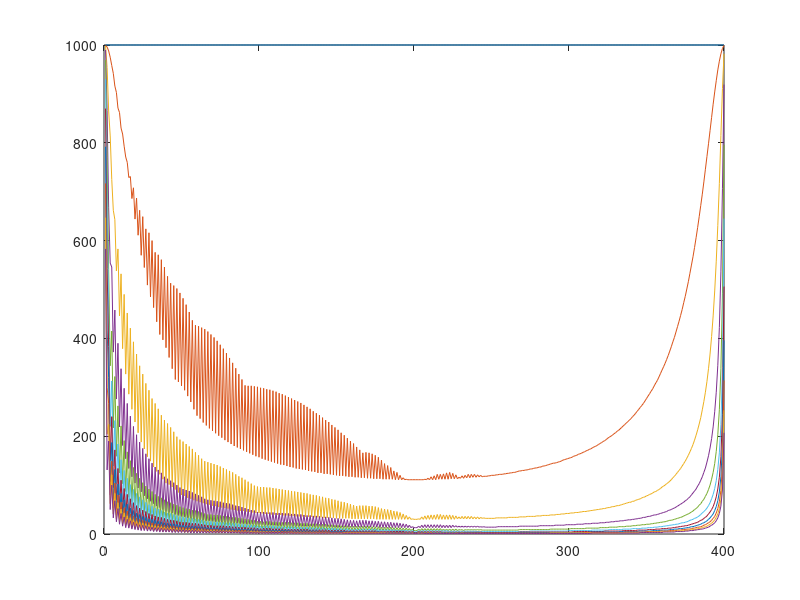

Write the MATLAB code that produced this figure.
amps=[];
% modAmt: 0.0  kInv: 1
amps=[amps, [1000.0, 1000.0, 1000.0, 1000.0, 1000.0, 1000.0, 1000.0, 1000.0, 1000.0, 1000.0, 1000.0, 1000.0, 1000.0, 1000.0, 1000.0, 1000.0, 1000.0, 1000.0, 1000.0, 1000.0, 1000.0, 1000.0, 1000.0, 1000.0, 1000.0, 1000.0, 1000.0, 1000.0, 1000.0, 1000.0, 1000.0, 1000.0, 1000.0, 1000.0, 1000.0, 1000.0, 1000.0, 1000.0, 1000.0, 1000.0, 1000.0, 1000.0, 1000.0, 1000.0, 1000.0, 1000.0, 1000.0, 1000.0, 1000.0, 1000.0, 1000.0, 1000.0, 1000.0, 1000.0, 1000.0, 1000.0, 1000.0, 1000.0, 1000.0, 1000.0, 1000.0, 1000.0, 1000.0, 1000.0, 1000.0, 1000.0, 1000.0, 1000.0, 1000.0, 1000.0, 1000.0, 1000.0, 1000.0, 1000.0, 1000.0, 1000.0, 1000.0, 1000.0, 1000.0, 1000.0, 1000.0, 1000.0, 1000.0, 1000.0, 1000.0, 1000.0, 1000.0, 1000.0, 1000.0, 1000.0, 1000.0, 1000.0, 1000.0, 1000.0, 1000.0, 1000.0, 1000.0, 1000.0, 1000.0, 1000.0, 1000.0, 1000.0, 1000.0, 1000.0, 1000.0, 1000.0, 1000.0, 1000.0, 1000.0, 1000.0, 1000.0, 1000.0, 1000.0, 1000.0, 1000.0, 1000.0, 1000.0, 1000.0, 1000.0, 1000.0, 1000.0, 1000.0, 1000.0, 1000.0, 1000.0, 1000.0, 1000.0, 1000.0, 1000.0, 1000.0, 1000.0, 1000.0, 1000.0, 1000.0, 1000.0, 1000.0, 1000.0, 1000.0, 1000.0, 1000.0, 1000.0, 1000.0, 1000.0, 1000.0, 1000.0, 1000.0, 1000.0, 1000.0, 1000.0, 1000.0, 1000.0, 1000.0, 1000.0, 1000.0, 1000.0, 1000.0, 1000.0, 1000.0, 1000.0, 1000.0, 1000.0, 1000.0, 1000.0, 1000.0, 1000.0, 1000.0, 1000.0, 1000.0, 1000.0, 1000.0, 1000.0, 1000.0, 1000.0, 1000.0, 1000.0, 1000.0, 1000.0, 1000.0, 1000.0, 1000.0, 1000.0, 1000.0, 1000.0, 1000.0, 1000.0, 1000.0, 1000.0, 1000.0, 1000.0, 1000.0, 1000.0, 1000.0, 1000.0, 1000.0, 1000.0, 1000.0, 1000.0, 1000.0, 1000.0, 1000.0, 1000.0, 1000.0, 1000.0, 1000.0, 1000.0, 1000.0, 1000.0, 1000.0, 1000.0, 1000.0, 1000.0, 1000.0, 1000.0, 1000.0, 1000.0, 1000.0, 1000.0, 1000.0, 1000.0, 1000.0, 1000.0, 1000.0, 1000.0, 1000.0, 1000.0, 1000.0, 1000.0, 1000.0, 1000.0, 1000.0, 1000.0, 1000.0, 1000.0, 1000.0, 1000.0, 1000.0, 1000.0, 1000.0, 1000.0, 1000.0, 1000.0, 1000.0, 1000.0, 1000.0, 1000.0, 1000.0, 1000.0, 1000.0, 1000.0, 1000.0, 1000.0, 1000.0, 1000.0, 1000.0, 1000.0, 1000.0, 1000.0, 1000.0, 1000.0, 1000.0, 1000.0, 1000.0, 1000.0, 1000.0, 1000.0, 1000.0, 1000.0, 1000.0, 1000.0, 1000.0, 1000.0, 1000.0, 1000.0, 1000.0, 1000.0, 1000.0, 1000.0, 1000.0, 1000.0, 1000.0, 1000.0, 1000.0, 1000.0, 1000.0, 1000.0, 1000.0, 1000.0, 1000.0, 1000.0, 1000.0, 1000.0, 1000.0, 1000.0, 1000.0, 1000.0, 1000.0, 1000.0, 1000.0, 1000.0, 1000.0, 1000.0, 1000.0, 1000.0, 1000.0, 1000.0, 1000.0, 1000.0, 1000.0, 1000.0, 1000.0, 1000.0, 1000.0, 1000.0, 1000.0, 1000.0, 1000.0, 1000.0, 1000.0, 1000.0, 1000.0, 1000.0, 1000.0, 1000.0, 1000.0, 1000.0, 1000.0, 1000.0, 1000.0, 1000.0, 1000.0, 1000.0, 1000.0, 1000.0, 1000.0, 1000.0, 1000.0, 1000.0, 1000.0, 1000.0, 1000.0, 1000.0, 1000.0, 1000.0, 1000.0, 1000.0, 1000.0, 1000.0, 1000.0, 1000.0, 1000.0, 1000.0, 1000.0, 1000.0, 1000.0, 1000.0, 1000.0, 1000.0, 1000.0, 1000.0, 1000.0, 1000.0, 1000.0, 1000.0, 1000.0, 1000.0, 1000.0, 1000.0, 1000.0, 1000.0, 1000.0, 1000.0, 1000.0, 1000.0, 1000.0, 1000.0, 1000.0, 1000.0, 1000.0, 1000.0, 1000.0, 1000.0, 1000.0, 1000.0, 1000.0, 1000.0, 1000.0, 1000.0, 1000.0, 1000.0, 1000.0, 1000.0, 1000.0, 1000.0, 1000.0, 1000.0, 1000.0, 1000.0, 1000.0, 1000.0, 1000.0]'];
% modAmt: 2.0  kInv: 5
amps=[amps, [999.0, 996.0, 988.0, 975.0, 958.0, 942.0, 916.0, 903.0, 871.0, 862.0, 830.0, 818.0, 793.0, 771.0, 760.0, 729.0, 731.0, 686.0, 708.0, 644.0, 687.0, 611.0, 662.0, 570.0, 649.0, 545.0, 624.0, 509.0, 616.0, 485.0, 600.0, 463.0, 576.0, 434.0, 571.0, 408.0, 561.0, 397.0, 546.0, 381.0, 527.0, 361.0, 513.0, 338.0, 508.0, 316.0, 502.0, 311.0, 493.0, 303.0, 482.0, 294.0, 469.0, 282.0, 454.0, 270.0, 437.0, 255.0, 427.0, 242.0, 425.0, 236.0, 422.0, 228.0, 419.0, 222.0, 414.0, 216.0, 408.0, 211.0, 402.0, 206.0, 395.0, 201.0, 387.0, 197.0, 379.0, 192.0, 370.0, 188.0, 360.0, 184.0, 350.0, 180.0, 339.0, 177.0, 327.0, 174.0, 316.0, 171.0, 304.0, 168.0, 303.0, 165.0, 303.0, 162.0, 302.0, 159.0, 301.0, 157.0, 299.0, 154.0, 298.0, 152.0, 296.0, 150.0, 295.0, 148.0, 293.0, 146.0, 291.0, 144.0, 288.0, 142.0, 286.0, 141.0, 283.0, 139.0, 280.0, 137.0, 277.0, 136.0, 274.0, 134.0, 271.0, 133.0, 268.0, 132.0, 264.0, 131.0, 260.0, 129.0, 256.0, 128.0, 251.0, 127.0, 247.0, 125.0, 243.0, 125.0, 238.0, 123.0, 233.0, 123.0, 229.0, 122.0, 223.0, 121.0, 218.0, 120.0, 213.0, 119.0, 207.0, 119.0, 202.0, 118.0, 196.0, 117.0, 190.0, 117.0, 185.0, 116.0, 178.0, 116.0, 172.0, 115.0, 166.0, 115.0, 167.0, 114.0, 166.0, 114.0, 164.0, 113.0, 161.0, 113.0, 157.0, 113.0, 151.0, 112.0, 144.0, 112.0, 140.0, 112.0, 136.0, 112.0, 129.0, 111.0, 126.0, 111.0, 120.0, 111.0, 115.0, 111.0, 112.0, 111.0, 111.0, 111.0, 111.0, 111.0, 111.0, 111.0, 111.0, 111.0, 111.0, 111.0, 112.0, 111.0, 114.0, 111.0, 117.0, 111.0, 119.0, 111.0, 122.0, 112.0, 122.0, 112.0, 123.0, 112.0, 125.0, 112.0, 126.0, 113.0, 124.0, 113.0, 121.0, 113.0, 116.0, 114.0, 119.0, 114.0, 120.0, 115.0, 122.0, 115.0, 122.0, 116.0, 122.0, 116.0, 121.0, 117.0, 120.0, 117.0, 118.0, 118.0, 118.0, 119.0, 119.0, 120.0, 120.0, 120.0, 121.0, 121.0, 122.0, 122.0, 122.0, 123.0, 123.0, 124.0, 124.0, 125.0, 125.0, 126.0, 126.0, 127.0, 128.0, 129.0, 129.0, 130.0, 130.0, 131.0, 131.0, 132.0, 133.0, 133.0, 134.0, 135.0, 135.0, 136.0, 137.0, 137.0, 139.0, 139.0, 140.0, 141.0, 142.0, 143.0, 144.0, 145.0, 145.0, 146.0, 147.0, 148.0, 149.0, 151.0, 152.0, 153.0, 154.0, 155.0, 156.0, 157.0, 159.0, 160.0, 161.0, 163.0, 164.0, 165.0, 167.0, 168.0, 170.0, 171.0, 173.0, 174.0, 176.0, 178.0, 179.0, 181.0, 183.0, 185.0, 187.0, 189.0, 191.0, 193.0, 196.0, 198.0, 200.0, 202.0, 205.0, 207.0, 210.0, 212.0, 215.0, 218.0, 221.0, 224.0, 227.0, 230.0, 233.0, 236.0, 240.0, 243.0, 247.0, 251.0, 255.0, 259.0, 263.0, 267.0, 272.0, 277.0, 282.0, 287.0, 292.0, 297.0, 303.0, 309.0, 314.0, 321.0, 328.0, 335.0, 342.0, 349.0, 357.0, 365.0, 374.0, 383.0, 393.0, 402.0, 413.0, 424.0, 435.0, 447.0, 459.0, 473.0, 486.0, 501.0, 516.0, 533.0, 550.0, 567.0, 586.0, 606.0, 627.0, 649.0, 672.0, 695.0, 720.0, 746.0, 772.0, 798.0, 825.0, 852.0, 879.0, 904.0, 927.0, 949.0, 967.0, 982.0, 993.0, 999.0]'];
% modAmt: 4.0  kInv: 17
amps=[amps, [998.0, 954.0, 865.0, 814.0, 725.0, 662.0, 643.0, 538.0, 583.0, 446.0, 532.0, 379.0, 490.0, 327.0, 452.0, 286.0, 421.0, 255.0, 393.0, 229.0, 368.0, 207.0, 344.0, 188.0, 327.0, 174.0, 308.0, 158.0, 294.0, 149.0, 277.0, 137.0, 267.0, 128.0, 256.0, 122.0, 243.0, 112.0, 233.0, 104.0, 226.0, 101.0, 218.0, 96.0, 209.0, 91.0, 199.0, 85.0, 193.0, 80.0, 189.0, 78.0, 184.0, 74.0, 179.0, 72.0, 174.0, 69.0, 167.0, 67.0, 161.0, 65.0, 154.0, 63.0, 149.0, 61.0, 147.0, 60.0, 145.0, 58.0, 143.0, 57.0, 141.0, 55.0, 138.0, 54.0, 135.0, 53.0, 132.0, 52.0, 129.0, 50.0, 126.0, 49.0, 122.0, 48.0, 118.0, 47.0, 115.0, 47.0, 111.0, 46.0, 107.0, 45.0, 103.0, 44.0, 99.0, 43.0, 97.0, 43.0, 96.0, 42.0, 96.0, 41.0, 95.0, 41.0, 95.0, 40.0, 94.0, 40.0, 93.0, 39.0, 92.0, 39.0, 91.0, 38.0, 90.0, 38.0, 89.0, 37.0, 88.0, 37.0, 87.0, 36.0, 86.0, 36.0, 85.0, 36.0, 84.0, 35.0, 83.0, 35.0, 81.0, 35.0, 80.0, 34.0, 79.0, 34.0, 77.0, 34.0, 76.0, 33.0, 74.0, 33.0, 73.0, 33.0, 71.0, 33.0, 70.0, 32.0, 68.0, 32.0, 66.0, 32.0, 65.0, 32.0, 63.0, 32.0, 61.0, 31.0, 59.0, 31.0, 57.0, 31.0, 58.0, 31.0, 58.0, 31.0, 58.0, 31.0, 57.0, 31.0, 57.0, 31.0, 56.0, 30.0, 54.0, 30.0, 52.0, 30.0, 51.0, 30.0, 50.0, 30.0, 49.0, 30.0, 47.0, 30.0, 46.0, 30.0, 44.0, 30.0, 41.0, 30.0, 38.0, 30.0, 35.0, 30.0, 31.0, 30.0, 30.0, 30.0, 31.0, 30.0, 35.0, 30.0, 37.0, 30.0, 38.0, 30.0, 39.0, 30.0, 39.0, 30.0, 40.0, 30.0, 40.0, 30.0, 39.0, 30.0, 39.0, 30.0, 39.0, 30.0, 38.0, 30.0, 37.0, 31.0, 35.0, 31.0, 36.0, 31.0, 36.0, 31.0, 36.0, 31.0, 36.0, 31.0, 35.0, 31.0, 35.0, 31.0, 34.0, 32.0, 33.0, 32.0, 32.0, 32.0, 32.0, 32.0, 32.0, 32.0, 33.0, 33.0, 33.0, 33.0, 33.0, 33.0, 33.0, 33.0, 34.0, 34.0, 34.0, 34.0, 34.0, 34.0, 34.0, 35.0, 35.0, 35.0, 35.0, 35.0, 36.0, 36.0, 36.0, 36.0, 36.0, 36.0, 37.0, 37.0, 37.0, 37.0, 38.0, 38.0, 38.0, 38.0, 38.0, 39.0, 39.0, 39.0, 39.0, 40.0, 40.0, 40.0, 41.0, 41.0, 41.0, 42.0, 42.0, 42.0, 43.0, 43.0, 43.0, 44.0, 44.0, 44.0, 45.0, 45.0, 46.0, 46.0, 46.0, 47.0, 47.0, 48.0, 48.0, 49.0, 49.0, 50.0, 50.0, 51.0, 51.0, 52.0, 52.0, 53.0, 54.0, 54.0, 55.0, 56.0, 56.0, 57.0, 58.0, 58.0, 59.0, 60.0, 61.0, 62.0, 63.0, 64.0, 65.0, 65.0, 67.0, 67.0, 69.0, 70.0, 71.0, 72.0, 74.0, 75.0, 76.0, 78.0, 79.0, 81.0, 82.0, 84.0, 86.0, 87.0, 89.0, 91.0, 93.0, 96.0, 98.0, 100.0, 103.0, 105.0, 108.0, 111.0, 115.0, 118.0, 122.0, 126.0, 130.0, 134.0, 139.0, 144.0, 149.0, 155.0, 161.0, 168.0, 175.0, 183.0, 192.0, 202.0, 213.0, 225.0, 238.0, 254.0, 271.0, 290.0, 312.0, 338.0, 368.0, 404.0, 446.0, 497.0, 558.0, 631.0, 717.0, 815.0, 911.0, 982.0]'];
% modAmt: 6.0  kInv: 37
amps=[amps, [990.0, 866.0, 667.0, 554.0, 546.0, 372.0, 458.0, 276.0, 390.0, 219.0, 338.0, 181.0, 298.0, 154.0, 267.0, 134.0, 241.0, 117.0, 220.0, 104.0, 203.0, 94.0, 188.0, 86.0, 175.0, 78.0, 164.0, 72.0, 154.0, 67.0, 145.0, 62.0, 137.0, 57.0, 131.0, 54.0, 125.0, 50.0, 117.0, 46.0, 113.0, 44.0, 109.0, 43.0, 105.0, 40.0, 100.0, 38.0, 95.0, 36.0, 92.0, 35.0, 90.0, 33.0, 88.0, 32.0, 85.0, 31.0, 82.0, 30.0, 79.0, 29.0, 76.0, 28.0, 72.0, 27.0, 70.0, 27.0, 69.0, 26.0, 68.0, 25.0, 67.0, 25.0, 66.0, 24.0, 64.0, 24.0, 63.0, 23.0, 62.0, 22.0, 60.0, 22.0, 58.0, 22.0, 57.0, 21.0, 55.0, 21.0, 53.0, 20.0, 51.0, 20.0, 49.0, 20.0, 48.0, 19.0, 45.0, 19.0, 45.0, 19.0, 45.0, 18.0, 44.0, 18.0, 44.0, 18.0, 44.0, 18.0, 43.0, 17.0, 43.0, 17.0, 43.0, 17.0, 42.0, 17.0, 42.0, 17.0, 41.0, 16.0, 41.0, 16.0, 40.0, 16.0, 40.0, 16.0, 39.0, 16.0, 38.0, 16.0, 38.0, 16.0, 37.0, 15.0, 37.0, 15.0, 36.0, 15.0, 35.0, 15.0, 35.0, 15.0, 34.0, 15.0, 33.0, 15.0, 32.0, 14.0, 32.0, 14.0, 31.0, 14.0, 30.0, 14.0, 29.0, 14.0, 28.0, 14.0, 28.0, 14.0, 27.0, 14.0, 28.0, 14.0, 28.0, 14.0, 28.0, 14.0, 27.0, 14.0, 27.0, 14.0, 26.0, 14.0, 26.0, 13.0, 25.0, 13.0, 25.0, 13.0, 24.0, 13.0, 24.0, 13.0, 23.0, 13.0, 23.0, 13.0, 22.0, 13.0, 21.0, 13.0, 20.0, 13.0, 18.0, 13.0, 15.0, 13.0, 13.0, 13.0, 16.0, 13.0, 18.0, 13.0, 19.0, 13.0, 19.0, 13.0, 19.0, 13.0, 19.0, 13.0, 19.0, 13.0, 19.0, 13.0, 18.0, 13.0, 18.0, 13.0, 18.0, 13.0, 18.0, 14.0, 17.0, 14.0, 16.0, 14.0, 16.0, 14.0, 16.0, 14.0, 16.0, 14.0, 16.0, 14.0, 16.0, 14.0, 16.0, 14.0, 15.0, 14.0, 15.0, 14.0, 14.0, 14.0, 14.0, 14.0, 14.0, 14.0, 14.0, 15.0, 15.0, 15.0, 15.0, 15.0, 15.0, 15.0, 15.0, 15.0, 15.0, 15.0, 15.0, 15.0, 15.0, 16.0, 16.0, 16.0, 16.0, 16.0, 16.0, 16.0, 16.0, 16.0, 16.0, 16.0, 16.0, 16.0, 17.0, 17.0, 17.0, 17.0, 17.0, 17.0, 17.0, 17.0, 17.0, 17.0, 18.0, 18.0, 18.0, 18.0, 18.0, 18.0, 18.0, 19.0, 19.0, 19.0, 19.0, 19.0, 19.0, 19.0, 20.0, 20.0, 20.0, 20.0, 20.0, 21.0, 21.0, 21.0, 21.0, 21.0, 22.0, 22.0, 22.0, 22.0, 22.0, 23.0, 23.0, 23.0, 23.0, 24.0, 24.0, 24.0, 25.0, 25.0, 25.0, 26.0, 26.0, 26.0, 27.0, 27.0, 27.0, 28.0, 28.0, 29.0, 29.0, 29.0, 30.0, 30.0, 31.0, 31.0, 32.0, 32.0, 33.0, 34.0, 34.0, 35.0, 36.0, 36.0, 37.0, 38.0, 39.0, 39.0, 40.0, 41.0, 42.0, 43.0, 44.0, 45.0, 46.0, 48.0, 49.0, 50.0, 52.0, 53.0, 55.0, 57.0, 59.0, 61.0, 63.0, 65.0, 68.0, 70.0, 73.0, 76.0, 80.0, 84.0, 88.0, 92.0, 98.0, 103.0, 110.0, 117.0, 126.0, 135.0, 147.0, 160.0, 176.0, 195.0, 219.0, 250.0, 290.0, 345.0, 422.0, 536.0, 706.0, 919.0]'];
% modAmt: 8.0  kInv: 65
amps=[amps, [969.0, 770.0, 541.0, 344.0, 415.0, 217.0, 322.0, 159.0, 262.0, 125.0, 221.0, 103.0, 191.0, 87.0, 168.0, 75.0, 150.0, 66.0, 136.0, 59.0, 124.0, 53.0, 114.0, 48.0, 105.0, 44.0, 98.0, 40.0, 92.0, 37.0, 87.0, 35.0, 81.0, 31.0, 77.0, 30.0, 74.0, 28.0, 70.0, 26.0, 66.0, 25.0, 64.0, 24.0, 61.0, 22.0, 59.0, 21.0, 56.0, 20.0, 54.0, 19.0, 52.0, 19.0, 51.0, 18.0, 49.0, 17.0, 48.0, 17.0, 46.0, 16.0, 44.0, 16.0, 42.0, 15.0, 40.0, 15.0, 40.0, 15.0, 39.0, 14.0, 39.0, 14.0, 38.0, 13.0, 37.0, 13.0, 36.0, 13.0, 35.0, 12.0, 34.0, 12.0, 34.0, 12.0, 33.0, 12.0, 32.0, 12.0, 31.0, 11.0, 30.0, 11.0, 29.0, 11.0, 28.0, 11.0, 26.0, 11.0, 26.0, 10.0, 25.0, 10.0, 26.0, 10.0, 26.0, 10.0, 25.0, 10.0, 25.0, 10.0, 24.0, 10.0, 24.0, 9.0, 24.0, 9.0, 24.0, 9.0, 23.0, 9.0, 23.0, 9.0, 23.0, 9.0, 22.0, 9.0, 22.0, 9.0, 22.0, 9.0, 21.0, 9.0, 21.0, 8.0, 21.0, 8.0, 20.0, 8.0, 20.0, 8.0, 20.0, 8.0, 19.0, 8.0, 19.0, 8.0, 18.0, 8.0, 18.0, 8.0, 17.0, 8.0, 17.0, 8.0, 17.0, 8.0, 16.0, 8.0, 16.0, 8.0, 16.0, 8.0, 16.0, 8.0, 16.0, 8.0, 16.0, 8.0, 16.0, 8.0, 15.0, 7.0, 15.0, 7.0, 15.0, 7.0, 14.0, 7.0, 14.0, 7.0, 14.0, 7.0, 14.0, 7.0, 13.0, 7.0, 13.0, 7.0, 13.0, 7.0, 12.0, 7.0, 12.0, 7.0, 11.0, 7.0, 10.0, 7.0, 7.0, 7.0, 10.0, 7.0, 11.0, 7.0, 11.0, 7.0, 11.0, 7.0, 11.0, 7.0, 11.0, 7.0, 11.0, 7.0, 11.0, 7.0, 10.0, 7.0, 10.0, 7.0, 10.0, 7.0, 10.0, 7.0, 10.0, 7.0, 9.0, 8.0, 9.0, 7.0, 9.0, 8.0, 9.0, 8.0, 9.0, 8.0, 9.0, 8.0, 9.0, 8.0, 9.0, 8.0, 8.0, 8.0, 8.0, 8.0, 8.0, 8.0, 8.0, 8.0, 8.0, 8.0, 8.0, 8.0, 8.0, 8.0, 8.0, 8.0, 8.0, 8.0, 8.0, 8.0, 8.0, 8.0, 8.0, 9.0, 9.0, 9.0, 9.0, 9.0, 9.0, 9.0, 9.0, 9.0, 9.0, 9.0, 9.0, 9.0, 9.0, 9.0, 9.0, 9.0, 9.0, 9.0, 9.0, 10.0, 10.0, 10.0, 10.0, 10.0, 10.0, 10.0, 10.0, 10.0, 10.0, 10.0, 10.0, 10.0, 11.0, 11.0, 11.0, 11.0, 11.0, 11.0, 11.0, 11.0, 11.0, 11.0, 12.0, 12.0, 12.0, 12.0, 12.0, 12.0, 12.0, 12.0, 12.0, 13.0, 13.0, 13.0, 13.0, 13.0, 13.0, 14.0, 14.0, 14.0, 14.0, 14.0, 14.0, 15.0, 15.0, 15.0, 15.0, 15.0, 16.0, 16.0, 16.0, 16.0, 17.0, 17.0, 17.0, 18.0, 18.0, 18.0, 19.0, 19.0, 19.0, 20.0, 20.0, 20.0, 21.0, 21.0, 22.0, 22.0, 23.0, 23.0, 24.0, 24.0, 25.0, 25.0, 26.0, 27.0, 28.0, 28.0, 29.0, 30.0, 31.0, 32.0, 33.0, 34.0, 35.0, 37.0, 38.0, 40.0, 41.0, 43.0, 45.0, 47.0, 50.0, 52.0, 55.0, 59.0, 62.0, 67.0, 71.0, 77.0, 83.0, 91.0, 100.0, 112.0, 126.0, 144.0, 169.0, 203.0, 254.0, 338.0, 491.0, 796.0]'];
% modAmt: 10.0  kInv: 101
amps=[amps, [930.0, 664.0, 456.0, 220.0, 313.0, 139.0, 232.0, 102.0, 184.0, 80.0, 152.0, 66.0, 130.0, 56.0, 114.0, 48.0, 101.0, 42.0, 91.0, 38.0, 83.0, 34.0, 76.0, 31.0, 70.0, 28.0, 65.0, 26.0, 60.0, 24.0, 57.0, 22.0, 53.0, 20.0, 51.0, 19.0, 48.0, 18.0, 45.0, 17.0, 43.0, 16.0, 42.0, 15.0, 40.0, 14.0, 38.0, 13.0, 36.0, 13.0, 35.0, 12.0, 34.0, 12.0, 33.0, 11.0, 32.0, 11.0, 31.0, 11.0, 30.0, 10.0, 29.0, 10.0, 27.0, 10.0, 26.0, 9.0, 26.0, 9.0, 25.0, 9.0, 25.0, 9.0, 24.0, 8.0, 24.0, 8.0, 23.0, 8.0, 23.0, 8.0, 22.0, 8.0, 22.0, 8.0, 21.0, 7.0, 20.0, 7.0, 20.0, 7.0, 19.0, 7.0, 19.0, 7.0, 18.0, 7.0, 17.0, 7.0, 16.0, 6.0, 16.0, 6.0, 17.0, 6.0, 17.0, 6.0, 17.0, 6.0, 16.0, 6.0, 16.0, 6.0, 15.0, 6.0, 15.0, 6.0, 15.0, 6.0, 15.0, 6.0, 15.0, 6.0, 14.0, 6.0, 14.0, 5.0, 14.0, 5.0, 14.0, 5.0, 14.0, 5.0, 13.0, 5.0, 13.0, 5.0, 13.0, 5.0, 13.0, 5.0, 12.0, 5.0, 12.0, 5.0, 12.0, 5.0, 12.0, 5.0, 11.0, 5.0, 11.0, 5.0, 11.0, 5.0, 11.0, 5.0, 10.0, 5.0, 10.0, 5.0, 10.0, 5.0, 10.0, 5.0, 10.0, 5.0, 10.0, 5.0, 10.0, 5.0, 10.0, 5.0, 10.0, 5.0, 9.0, 5.0, 9.0, 5.0, 9.0, 5.0, 9.0, 5.0, 9.0, 5.0, 9.0, 5.0, 8.0, 5.0, 8.0, 5.0, 8.0, 5.0, 8.0, 5.0, 7.0, 5.0, 7.0, 4.0, 5.0, 4.0, 7.0, 4.0, 7.0, 5.0, 7.0, 5.0, 7.0, 5.0, 7.0, 5.0, 7.0, 5.0, 7.0, 5.0, 7.0, 5.0, 7.0, 5.0, 7.0, 5.0, 6.0, 5.0, 6.0, 5.0, 6.0, 5.0, 6.0, 5.0, 6.0, 5.0, 6.0, 5.0, 6.0, 5.0, 6.0, 5.0, 6.0, 5.0, 5.0, 5.0, 5.0, 5.0, 5.0, 5.0, 5.0, 5.0, 5.0, 5.0, 5.0, 5.0, 5.0, 5.0, 5.0, 5.0, 5.0, 5.0, 5.0, 5.0, 5.0, 5.0, 5.0, 5.0, 5.0, 5.0, 5.0, 5.0, 5.0, 5.0, 5.0, 5.0, 5.0, 5.0, 6.0, 6.0, 6.0, 6.0, 6.0, 6.0, 6.0, 6.0, 6.0, 6.0, 6.0, 6.0, 6.0, 6.0, 6.0, 6.0, 6.0, 6.0, 6.0, 6.0, 6.0, 6.0, 6.0, 6.0, 6.0, 7.0, 7.0, 7.0, 7.0, 7.0, 7.0, 7.0, 7.0, 7.0, 7.0, 7.0, 7.0, 7.0, 7.0, 7.0, 8.0, 8.0, 8.0, 8.0, 8.0, 8.0, 8.0, 8.0, 8.0, 8.0, 8.0, 9.0, 9.0, 9.0, 9.0, 9.0, 9.0, 9.0, 9.0, 9.0, 10.0, 10.0, 10.0, 10.0, 10.0, 10.0, 11.0, 11.0, 11.0, 11.0, 11.0, 11.0, 12.0, 12.0, 12.0, 12.0, 13.0, 13.0, 13.0, 13.0, 14.0, 14.0, 14.0, 15.0, 15.0, 15.0, 16.0, 16.0, 17.0, 17.0, 18.0, 18.0, 19.0, 19.0, 20.0, 20.0, 21.0, 22.0, 23.0, 23.0, 24.0, 25.0, 26.0, 28.0, 29.0, 30.0, 32.0, 33.0, 35.0, 37.0, 40.0, 43.0, 46.0, 49.0, 53.0, 58.0, 64.0, 72.0, 81.0, 93.0, 109.0, 132.0, 166.0, 224.0, 340.0, 645.0]'];
% modAmt: 12.0  kInv: 145
amps=[amps, [870.0, 543.0, 383.0, 150.0, 240.0, 95.0, 172.0, 70.0, 134.0, 55.0, 110.0, 45.0, 93.0, 38.0, 81.0, 33.0, 72.0, 29.0, 64.0, 26.0, 58.0, 23.0, 53.0, 21.0, 49.0, 19.0, 46.0, 18.0, 42.0, 16.0, 40.0, 15.0, 37.0, 14.0, 35.0, 13.0, 34.0, 12.0, 32.0, 11.0, 30.0, 11.0, 29.0, 10.0, 28.0, 10.0, 27.0, 9.0, 25.0, 9.0, 24.0, 8.0, 24.0, 8.0, 23.0, 8.0, 22.0, 7.0, 22.0, 7.0, 21.0, 7.0, 20.0, 7.0, 19.0, 7.0, 18.0, 6.0, 18.0, 6.0, 17.0, 6.0, 17.0, 6.0, 17.0, 6.0, 17.0, 6.0, 16.0, 5.0, 16.0, 5.0, 15.0, 5.0, 15.0, 5.0, 14.0, 5.0, 14.0, 5.0, 14.0, 5.0, 13.0, 5.0, 13.0, 5.0, 13.0, 5.0, 12.0, 4.0, 11.0, 4.0, 12.0, 4.0, 12.0, 4.0, 12.0, 4.0, 11.0, 4.0, 11.0, 4.0, 11.0, 4.0, 11.0, 4.0, 10.0, 4.0, 10.0, 4.0, 10.0, 4.0, 10.0, 4.0, 10.0, 4.0, 10.0, 4.0, 10.0, 4.0, 10.0, 4.0, 9.0, 4.0, 9.0, 3.0, 9.0, 3.0, 9.0, 3.0, 9.0, 3.0, 9.0, 3.0, 8.0, 3.0, 8.0, 3.0, 8.0, 3.0, 8.0, 3.0, 8.0, 3.0, 8.0, 3.0, 7.0, 3.0, 7.0, 3.0, 7.0, 3.0, 7.0, 3.0, 7.0, 3.0, 7.0, 3.0, 7.0, 3.0, 7.0, 3.0, 7.0, 3.0, 7.0, 3.0, 6.0, 3.0, 6.0, 3.0, 6.0, 3.0, 6.0, 3.0, 6.0, 3.0, 6.0, 3.0, 6.0, 3.0, 6.0, 3.0, 6.0, 3.0, 5.0, 3.0, 5.0, 3.0, 5.0, 3.0, 3.0, 3.0, 5.0, 3.0, 5.0, 3.0, 5.0, 3.0, 5.0, 3.0, 5.0, 3.0, 5.0, 3.0, 5.0, 3.0, 5.0, 3.0, 4.0, 3.0, 4.0, 3.0, 4.0, 3.0, 4.0, 3.0, 4.0, 3.0, 4.0, 3.0, 4.0, 3.0, 4.0, 3.0, 4.0, 3.0, 4.0, 3.0, 4.0, 3.0, 4.0, 3.0, 4.0, 3.0, 3.0, 3.0, 3.0, 3.0, 3.0, 3.0, 3.0, 3.0, 3.0, 3.0, 3.0, 3.0, 3.0, 3.0, 3.0, 3.0, 3.0, 3.0, 3.0, 3.0, 3.0, 3.0, 3.0, 4.0, 4.0, 4.0, 4.0, 4.0, 4.0, 4.0, 4.0, 4.0, 4.0, 4.0, 4.0, 4.0, 4.0, 4.0, 4.0, 4.0, 4.0, 4.0, 4.0, 4.0, 4.0, 4.0, 4.0, 4.0, 4.0, 4.0, 4.0, 4.0, 4.0, 4.0, 4.0, 4.0, 4.0, 4.0, 5.0, 5.0, 5.0, 5.0, 5.0, 5.0, 5.0, 5.0, 5.0, 5.0, 5.0, 5.0, 5.0, 5.0, 5.0, 5.0, 5.0, 5.0, 5.0, 5.0, 6.0, 6.0, 6.0, 6.0, 6.0, 6.0, 6.0, 6.0, 6.0, 6.0, 6.0, 6.0, 7.0, 7.0, 7.0, 7.0, 7.0, 7.0, 7.0, 7.0, 7.0, 8.0, 8.0, 8.0, 8.0, 8.0, 8.0, 8.0, 9.0, 9.0, 9.0, 9.0, 9.0, 10.0, 10.0, 10.0, 10.0, 11.0, 11.0, 11.0, 11.0, 12.0, 12.0, 12.0, 13.0, 13.0, 14.0, 14.0, 15.0, 15.0, 16.0, 16.0, 17.0, 17.0, 18.0, 19.0, 20.0, 21.0, 22.0, 23.0, 24.0, 26.0, 28.0, 29.0, 32.0, 34.0, 37.0, 41.0, 45.0, 50.0, 56.0, 65.0, 76.0, 92.0, 116.0, 158.0, 244.0, 506.0]'];
% modAmt: 14.0  kInv: 197
amps=[amps, [792.0, 417.0, 320.0, 107.0, 187.0, 70.0, 132.0, 51.0, 102.0, 40.0, 83.0, 33.0, 70.0, 28.0, 61.0, 24.0, 53.0, 21.0, 48.0, 19.0, 43.0, 17.0, 40.0, 15.0, 36.0, 14.0, 34.0, 13.0, 31.0, 12.0, 30.0, 11.0, 28.0, 10.0, 26.0, 9.0, 25.0, 9.0, 23.0, 8.0, 22.0, 8.0, 21.0, 7.0, 21.0, 7.0, 20.0, 7.0, 19.0, 6.0, 18.0, 6.0, 17.0, 6.0, 17.0, 6.0, 16.0, 5.0, 16.0, 5.0, 15.0, 5.0, 15.0, 5.0, 14.0, 5.0, 13.0, 5.0, 13.0, 4.0, 13.0, 4.0, 13.0, 4.0, 12.0, 4.0, 12.0, 4.0, 12.0, 4.0, 12.0, 4.0, 11.0, 4.0, 11.0, 4.0, 11.0, 4.0, 10.0, 3.0, 10.0, 3.0, 10.0, 3.0, 10.0, 3.0, 9.0, 3.0, 9.0, 3.0, 8.0, 3.0, 8.0, 3.0, 9.0, 3.0, 8.0, 3.0, 8.0, 3.0, 8.0, 3.0, 8.0, 3.0, 8.0, 3.0, 8.0, 3.0, 8.0, 3.0, 7.0, 3.0, 7.0, 3.0, 7.0, 3.0, 7.0, 3.0, 7.0, 3.0, 7.0, 2.0, 7.0, 3.0, 7.0, 2.0, 7.0, 2.0, 6.0, 2.0, 6.0, 2.0, 6.0, 2.0, 6.0, 2.0, 6.0, 2.0, 6.0, 2.0, 6.0, 2.0, 6.0, 2.0, 6.0, 2.0, 5.0, 2.0, 5.0, 2.0, 5.0, 2.0, 5.0, 2.0, 5.0, 2.0, 5.0, 2.0, 5.0, 2.0, 5.0, 2.0, 5.0, 2.0, 5.0, 2.0, 5.0, 2.0, 4.0, 2.0, 4.0, 2.0, 4.0, 2.0, 4.0, 2.0, 4.0, 2.0, 4.0, 2.0, 4.0, 2.0, 4.0, 2.0, 4.0, 2.0, 4.0, 2.0, 3.0, 2.0, 2.0, 2.0, 3.0, 2.0, 4.0, 2.0, 4.0, 2.0, 3.0, 2.0, 3.0, 2.0, 3.0, 2.0, 3.0, 2.0, 3.0, 2.0, 3.0, 2.0, 3.0, 2.0, 3.0, 2.0, 3.0, 2.0, 3.0, 2.0, 3.0, 2.0, 3.0, 2.0, 3.0, 2.0, 3.0, 2.0, 3.0, 2.0, 3.0, 2.0, 3.0, 2.0, 2.0, 2.0, 2.0, 2.0, 2.0, 2.0, 2.0, 2.0, 2.0, 2.0, 2.0, 2.0, 2.0, 2.0, 2.0, 2.0, 2.0, 2.0, 2.0, 2.0, 2.0, 2.0, 2.0, 2.0, 2.0, 3.0, 3.0, 3.0, 3.0, 3.0, 3.0, 3.0, 3.0, 3.0, 3.0, 3.0, 3.0, 3.0, 3.0, 3.0, 3.0, 3.0, 3.0, 3.0, 3.0, 3.0, 3.0, 3.0, 3.0, 3.0, 3.0, 3.0, 3.0, 3.0, 3.0, 3.0, 3.0, 3.0, 3.0, 3.0, 3.0, 3.0, 3.0, 3.0, 3.0, 3.0, 3.0, 3.0, 3.0, 3.0, 4.0, 4.0, 4.0, 4.0, 4.0, 4.0, 4.0, 4.0, 4.0, 4.0, 4.0, 4.0, 4.0, 4.0, 4.0, 4.0, 4.0, 4.0, 4.0, 4.0, 5.0, 5.0, 5.0, 5.0, 5.0, 5.0, 5.0, 5.0, 5.0, 5.0, 5.0, 5.0, 6.0, 6.0, 6.0, 6.0, 6.0, 6.0, 6.0, 6.0, 6.0, 7.0, 7.0, 7.0, 7.0, 7.0, 7.0, 8.0, 8.0, 8.0, 8.0, 8.0, 9.0, 9.0, 9.0, 10.0, 10.0, 10.0, 11.0, 11.0, 11.0, 12.0, 12.0, 13.0, 13.0, 14.0, 15.0, 15.0, 16.0, 17.0, 18.0, 19.0, 20.0, 22.0, 23.0, 25.0, 27.0, 30.0, 33.0, 37.0, 41.0, 48.0, 56.0, 68.0, 86.0, 117.0, 182.0, 396.0]'];
% modAmt: 16.0  kInv: 257
amps=[amps, [717.0, 300.0, 267.0, 80.0, 149.0, 53.0, 104.0, 39.0, 80.0, 31.0, 65.0, 25.0, 54.0, 21.0, 47.0, 18.0, 41.0, 16.0, 37.0, 14.0, 33.0, 13.0, 30.0, 12.0, 28.0, 11.0, 26.0, 10.0, 24.0, 9.0, 23.0, 8.0, 21.0, 7.0, 20.0, 7.0, 19.0, 7.0, 18.0, 6.0, 17.0, 6.0, 16.0, 6.0, 16.0, 5.0, 15.0, 5.0, 14.0, 5.0, 14.0, 4.0, 13.0, 4.0, 13.0, 4.0, 12.0, 4.0, 12.0, 4.0, 12.0, 4.0, 11.0, 4.0, 11.0, 4.0, 10.0, 3.0, 10.0, 3.0, 10.0, 3.0, 10.0, 3.0, 9.0, 3.0, 9.0, 3.0, 9.0, 3.0, 9.0, 3.0, 8.0, 3.0, 8.0, 3.0, 8.0, 3.0, 8.0, 3.0, 8.0, 2.0, 7.0, 2.0, 7.0, 2.0, 7.0, 2.0, 7.0, 2.0, 6.0, 2.0, 6.0, 2.0, 6.0, 2.0, 6.0, 2.0, 6.0, 2.0, 6.0, 2.0, 6.0, 2.0, 6.0, 2.0, 6.0, 2.0, 6.0, 2.0, 6.0, 2.0, 5.0, 2.0, 5.0, 2.0, 5.0, 2.0, 5.0, 2.0, 5.0, 2.0, 5.0, 2.0, 5.0, 2.0, 5.0, 2.0, 5.0, 2.0, 5.0, 2.0, 5.0, 2.0, 5.0, 2.0, 4.0, 2.0, 4.0, 2.0, 4.0, 2.0, 4.0, 2.0, 4.0, 2.0, 4.0, 2.0, 4.0, 2.0, 4.0, 2.0, 4.0, 2.0, 4.0, 2.0, 4.0, 2.0, 4.0, 2.0, 4.0, 2.0, 4.0, 2.0, 4.0, 2.0, 3.0, 2.0, 3.0, 1.0, 3.0, 1.0, 3.0, 1.0, 3.0, 1.0, 3.0, 1.0, 3.0, 1.0, 3.0, 1.0, 3.0, 1.0, 3.0, 1.0, 3.0, 1.0, 3.0, 1.0, 2.0, 1.0, 3.0, 1.0, 3.0, 1.0, 3.0, 1.0, 3.0, 1.0, 3.0, 1.0, 2.0, 1.0, 2.0, 1.0, 2.0, 1.0, 2.0, 1.0, 2.0, 1.0, 2.0, 1.0, 2.0, 1.0, 2.0, 2.0, 2.0, 2.0, 2.0, 2.0, 2.0, 2.0, 2.0, 2.0, 2.0, 2.0, 2.0, 2.0, 2.0, 2.0, 2.0, 2.0, 2.0, 2.0, 2.0, 2.0, 2.0, 2.0, 2.0, 2.0, 2.0, 2.0, 2.0, 2.0, 2.0, 2.0, 2.0, 2.0, 2.0, 2.0, 2.0, 2.0, 2.0, 2.0, 2.0, 2.0, 2.0, 2.0, 2.0, 2.0, 2.0, 2.0, 2.0, 2.0, 2.0, 2.0, 2.0, 2.0, 2.0, 2.0, 2.0, 2.0, 2.0, 2.0, 2.0, 2.0, 2.0, 2.0, 2.0, 2.0, 2.0, 2.0, 2.0, 2.0, 2.0, 2.0, 2.0, 2.0, 2.0, 2.0, 2.0, 2.0, 2.0, 2.0, 2.0, 2.0, 2.0, 3.0, 3.0, 3.0, 3.0, 3.0, 3.0, 3.0, 3.0, 3.0, 3.0, 3.0, 3.0, 3.0, 3.0, 3.0, 3.0, 3.0, 3.0, 3.0, 3.0, 3.0, 3.0, 3.0, 3.0, 3.0, 3.0, 4.0, 4.0, 4.0, 4.0, 4.0, 4.0, 4.0, 4.0, 4.0, 4.0, 4.0, 4.0, 4.0, 4.0, 5.0, 5.0, 5.0, 5.0, 5.0, 5.0, 5.0, 5.0, 5.0, 6.0, 6.0, 6.0, 6.0, 6.0, 6.0, 7.0, 7.0, 7.0, 7.0, 7.0, 8.0, 8.0, 8.0, 9.0, 9.0, 9.0, 10.0, 10.0, 10.0, 11.0, 12.0, 12.0, 13.0, 14.0, 14.0, 15.0, 16.0, 18.0, 19.0, 21.0, 23.0, 25.0, 28.0, 32.0, 36.0, 43.0, 52.0, 66.0, 89.0, 140.0, 314.0]'];
% modAmt: 18.0  kInv: 325
amps=[amps, [647.0, 204.0, 224.0, 62.0, 121.0, 41.0, 83.0, 31.0, 64.0, 24.0, 51.0, 20.0, 43.0, 17.0, 37.0, 14.0, 33.0, 13.0, 29.0, 11.0, 26.0, 10.0, 24.0, 9.0, 22.0, 8.0, 21.0, 8.0, 19.0, 7.0, 18.0, 6.0, 17.0, 6.0, 16.0, 6.0, 15.0, 5.0, 14.0, 5.0, 13.0, 5.0, 13.0, 4.0, 12.0, 4.0, 12.0, 4.0, 11.0, 4.0, 11.0, 3.0, 10.0, 3.0, 10.0, 3.0, 10.0, 3.0, 9.0, 3.0, 9.0, 3.0, 9.0, 3.0, 8.0, 3.0, 8.0, 3.0, 8.0, 3.0, 8.0, 2.0, 7.0, 2.0, 7.0, 2.0, 7.0, 2.0, 7.0, 2.0, 7.0, 2.0, 7.0, 2.0, 6.0, 2.0, 6.0, 2.0, 6.0, 2.0, 6.0, 2.0, 6.0, 2.0, 6.0, 2.0, 5.0, 2.0, 5.0, 2.0, 5.0, 2.0, 5.0, 2.0, 5.0, 2.0, 5.0, 2.0, 5.0, 2.0, 5.0, 2.0, 5.0, 1.0, 4.0, 1.0, 4.0, 1.0, 4.0, 1.0, 4.0, 1.0, 4.0, 1.0, 4.0, 1.0, 4.0, 1.0, 4.0, 1.0, 4.0, 1.0, 4.0, 1.0, 4.0, 1.0, 4.0, 1.0, 4.0, 1.0, 4.0, 1.0, 4.0, 1.0, 3.0, 1.0, 3.0, 1.0, 3.0, 1.0, 3.0, 1.0, 3.0, 1.0, 3.0, 1.0, 3.0, 1.0, 3.0, 1.0, 3.0, 1.0, 3.0, 1.0, 3.0, 1.0, 3.0, 1.0, 3.0, 1.0, 3.0, 1.0, 3.0, 1.0, 3.0, 1.0, 3.0, 1.0, 3.0, 1.0, 3.0, 1.0, 2.0, 1.0, 2.0, 1.0, 2.0, 1.0, 2.0, 1.0, 2.0, 1.0, 2.0, 1.0, 2.0, 1.0, 2.0, 1.0, 2.0, 1.0, 1.0, 1.0, 2.0, 1.0, 2.0, 1.0, 2.0, 1.0, 2.0, 1.0, 2.0, 1.0, 2.0, 1.0, 2.0, 1.0, 2.0, 1.0, 2.0, 1.0, 2.0, 1.0, 2.0, 1.0, 2.0, 1.0, 2.0, 1.0, 1.0, 1.0, 2.0, 1.0, 1.0, 1.0, 1.0, 1.0, 1.0, 1.0, 1.0, 1.0, 1.0, 1.0, 1.0, 1.0, 1.0, 1.0, 1.0, 1.0, 1.0, 1.0, 1.0, 1.0, 1.0, 1.0, 1.0, 1.0, 1.0, 1.0, 1.0, 1.0, 1.0, 1.0, 1.0, 1.0, 1.0, 1.0, 1.0, 1.0, 1.0, 1.0, 1.0, 1.0, 1.0, 1.0, 1.0, 1.0, 1.0, 1.0, 1.0, 1.0, 1.0, 1.0, 1.0, 1.0, 1.0, 1.0, 1.0, 2.0, 2.0, 2.0, 2.0, 2.0, 2.0, 2.0, 2.0, 2.0, 2.0, 2.0, 2.0, 2.0, 2.0, 2.0, 2.0, 2.0, 2.0, 2.0, 2.0, 2.0, 2.0, 2.0, 2.0, 2.0, 2.0, 2.0, 2.0, 2.0, 2.0, 2.0, 2.0, 2.0, 2.0, 2.0, 2.0, 2.0, 2.0, 2.0, 2.0, 2.0, 2.0, 2.0, 2.0, 2.0, 3.0, 3.0, 3.0, 3.0, 3.0, 3.0, 3.0, 3.0, 3.0, 3.0, 3.0, 3.0, 3.0, 3.0, 3.0, 3.0, 3.0, 3.0, 4.0, 4.0, 4.0, 4.0, 4.0, 4.0, 4.0, 4.0, 4.0, 4.0, 5.0, 5.0, 5.0, 5.0, 5.0, 5.0, 5.0, 6.0, 6.0, 6.0, 6.0, 6.0, 7.0, 7.0, 7.0, 7.0, 8.0, 8.0, 9.0, 9.0, 9.0, 10.0, 11.0, 11.0, 12.0, 13.0, 14.0, 15.0, 16.0, 18.0, 20.0, 22.0, 25.0, 29.0, 34.0, 41.0, 52.0, 71.0, 111.0, 253.0]'];
% modAmt: 20.0  kInv: 401
amps=[amps, [583.0, 131.0, 190.0, 50.0, 100.0, 33.0, 68.0, 25.0, 52.0, 20.0, 42.0, 16.0, 35.0, 13.0, 30.0, 12.0, 27.0, 10.0, 24.0, 9.0, 21.0, 8.0, 19.0, 7.0, 18.0, 7.0, 17.0, 6.0, 15.0, 6.0, 14.0, 5.0, 13.0, 5.0, 13.0, 4.0, 12.0, 4.0, 11.0, 4.0, 11.0, 4.0, 10.0, 3.0, 10.0, 3.0, 9.0, 3.0, 9.0, 3.0, 9.0, 3.0, 8.0, 3.0, 8.0, 2.0, 8.0, 2.0, 8.0, 2.0, 7.0, 2.0, 7.0, 2.0, 7.0, 2.0, 6.0, 2.0, 6.0, 2.0, 6.0, 2.0, 6.0, 2.0, 6.0, 2.0, 6.0, 2.0, 6.0, 2.0, 5.0, 2.0, 5.0, 2.0, 5.0, 2.0, 5.0, 1.0, 5.0, 1.0, 5.0, 1.0, 5.0, 1.0, 4.0, 1.0, 4.0, 1.0, 4.0, 1.0, 4.0, 1.0, 4.0, 1.0, 4.0, 1.0, 4.0, 1.0, 4.0, 1.0, 4.0, 1.0, 4.0, 1.0, 4.0, 1.0, 4.0, 1.0, 4.0, 1.0, 3.0, 1.0, 3.0, 1.0, 3.0, 1.0, 3.0, 1.0, 3.0, 1.0, 3.0, 1.0, 3.0, 1.0, 3.0, 1.0, 3.0, 1.0, 3.0, 1.0, 3.0, 1.0, 3.0, 1.0, 3.0, 1.0, 3.0, 1.0, 3.0, 1.0, 3.0, 1.0, 3.0, 1.0, 2.0, 1.0, 2.0, 1.0, 2.0, 1.0, 2.0, 1.0, 2.0, 1.0, 2.0, 1.0, 2.0, 1.0, 2.0, 1.0, 2.0, 1.0, 2.0, 1.0, 2.0, 1.0, 2.0, 1.0, 2.0, 1.0, 2.0, 1.0, 2.0, 1.0, 2.0, 1.0, 2.0, 1.0, 2.0, 1.0, 2.0, 1.0, 2.0, 1.0, 2.0, 1.0, 2.0, 1.0, 2.0, 1.0, 1.0, 1.0, 2.0, 1.0, 2.0, 1.0, 1.0, 1.0, 1.0, 1.0, 1.0, 1.0, 1.0, 1.0, 1.0, 1.0, 1.0, 1.0, 1.0, 1.0, 1.0, 1.0, 1.0, 1.0, 1.0, 1.0, 1.0, 1.0, 1.0, 1.0, 1.0, 1.0, 1.0, 1.0, 1.0, 1.0, 1.0, 1.0, 1.0, 1.0, 1.0, 1.0, 1.0, 1.0, 1.0, 1.0, 1.0, 1.0, 1.0, 1.0, 1.0, 1.0, 1.0, 1.0, 1.0, 1.0, 1.0, 1.0, 1.0, 1.0, 1.0, 1.0, 1.0, 1.0, 1.0, 1.0, 1.0, 1.0, 1.0, 1.0, 1.0, 1.0, 1.0, 1.0, 1.0, 1.0, 1.0, 1.0, 1.0, 1.0, 1.0, 1.0, 1.0, 1.0, 1.0, 1.0, 1.0, 1.0, 1.0, 1.0, 1.0, 1.0, 1.0, 1.0, 1.0, 1.0, 1.0, 1.0, 1.0, 1.0, 1.0, 1.0, 1.0, 1.0, 1.0, 1.0, 1.0, 1.0, 1.0, 1.0, 1.0, 1.0, 1.0, 1.0, 2.0, 2.0, 2.0, 2.0, 2.0, 2.0, 2.0, 2.0, 2.0, 2.0, 2.0, 2.0, 2.0, 2.0, 2.0, 2.0, 2.0, 2.0, 2.0, 2.0, 2.0, 2.0, 2.0, 2.0, 2.0, 2.0, 2.0, 2.0, 2.0, 2.0, 2.0, 3.0, 3.0, 3.0, 3.0, 3.0, 3.0, 3.0, 3.0, 3.0, 3.0, 3.0, 3.0, 3.0, 3.0, 3.0, 4.0, 4.0, 4.0, 4.0, 4.0, 4.0, 4.0, 4.0, 5.0, 5.0, 5.0, 5.0, 5.0, 5.0, 6.0, 6.0, 6.0, 7.0, 7.0, 7.0, 8.0, 8.0, 9.0, 9.0, 10.0, 10.0, 11.0, 12.0, 13.0, 14.0, 16.0, 18.0, 20.0, 23.0, 27.0, 33.0, 42.0, 57.0, 90.0, 207.0]'];
plot(amps);
